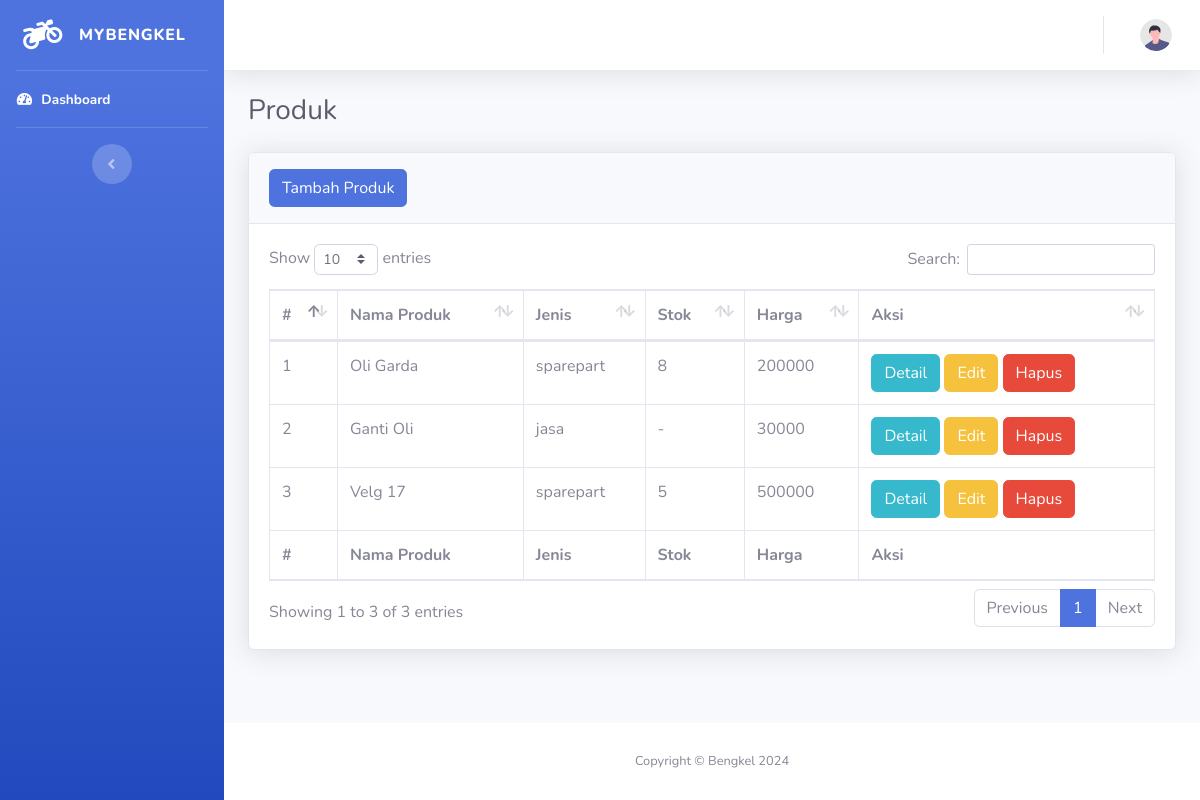
Page /index.php/produk on the earlier database version.
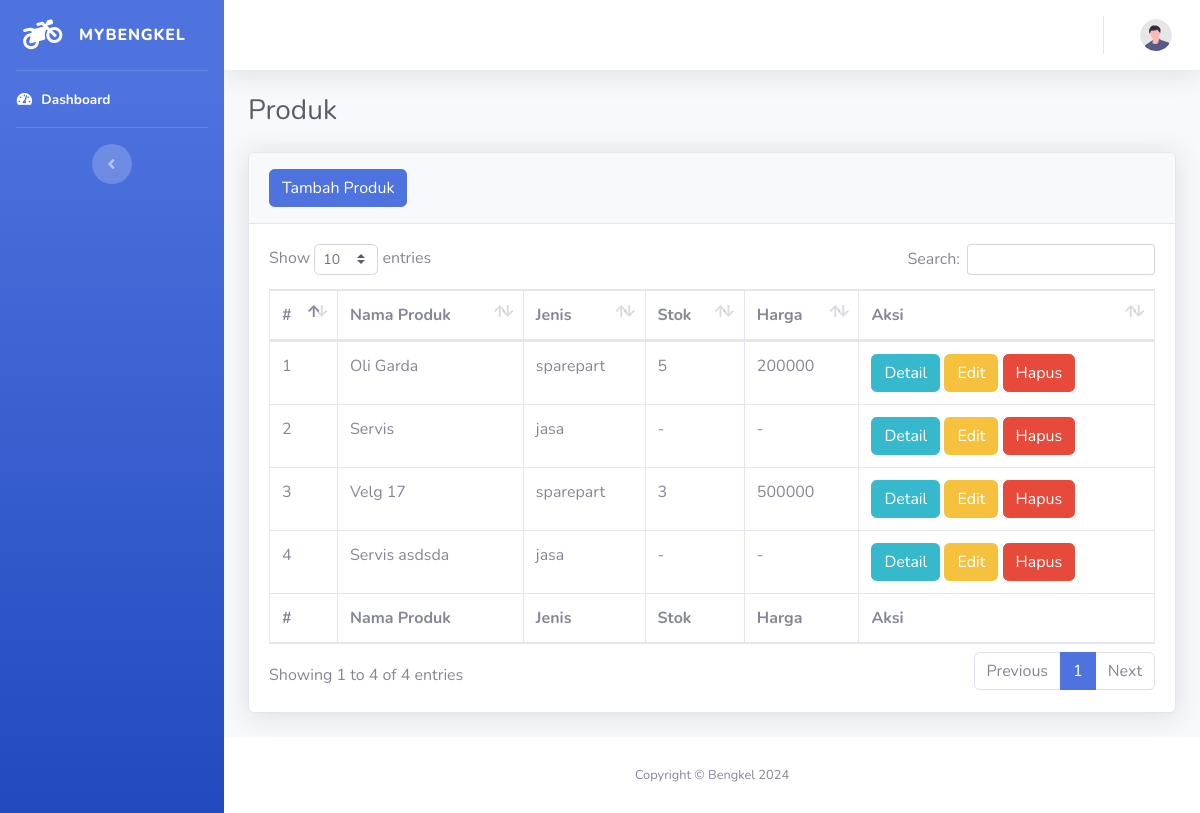
Same page on the later database version.
### tables this page shows
CREATE TABLE `produk` (
  `id` int(11) NOT NULL,
  `nama_produk` varchar(128) NOT NULL,
  `deskripsi` varchar(128) NOT NULL,
  `jenis` enum('sparepart','jasa') NOT NULL,
  `stok` int(11) DEFAULT NULL,
  `harga` int(11) DEFAULT NULL,
  `diskon` int(11) DEFAULT NULL,
  `foto` varchar(255) DEFAULT NULL,
  `created_at` datetime NOT NULL
);

### application/controllers/Produk.php (called while the page is built, shortened)
<?php
class Produk extends CI_Controller
{
    public function __construct()
    {
        $this->load->library('form_validation');
    }
    public function index()
    {
        $data['title'] = 'Produk';
        $data['user'] = $this->db->get_where('users', ['email' => $this->session->userdata('email')])->row_array();
        $data['produk'] = $this->db->get('produk')->result_array();
        $this->load->view('templates/main_header', $data);
        $this->load->view('templates/main_sidebar',);
        $this->load->view('templates/main_topbar', $data);
        $this->load->view('produk/index', $data);
        $this->load->view('templates/main_footer');
    }
}

### index.php (called while the page is built, shortened)
<?php
require_once BASEPATH.'core/CodeIgniter.php';

### application/views/produk/index.php (the view, shortened to what this page needs)
<div class="container-fluid">
    <div class="d-sm-flex align-items-center justify-content-between mb-4">
        <h1 class="h3 mb-0 text-gray-800"><?= $title; ?></h1>
    </div>
    <div class="card shadow mb-4">
        <div class="card-header py-3">
            <a href="<?= base_url('produk/create'); ?>" class="btn btn-primary">
                Tambah Produk
            </a>
        </div>
        <div class="card-body">
            <div class="table-responsive">
                <table class="table table-bordered" id="dataTable" width="100%" cellspacing="0">
                    <thead>
                        <tr>
                            <th>#</th>
                            <th>Nama Produk</th>
                            <th>Jenis</th>
                            <th>Stok</th>
                            <th>Harga</th>
                            <th>Aksi</th>
                        </tr>
                    </thead>
                    <tbody>
                        <?php $i = 1; ?>
                        <?php foreach ($produk as $p) : ?>
                            <tr>
                                <td><?= $i++; ?></td>
                                <td><?= $p['nama_produk']; ?></td>
                                <td><?= $p['jenis']; ?></td>
                                <td><?= $p['stok'] ?? '-'; ?></td>
                                <td><?= $p['harga'] ?? '-'; ?></td>
                                <td>
                                    <button type="button" class="btn btn-info" data-toggle="modal" data-target="#exampleModal<?= $p['id']; ?>">
                                        Detail
                                    </button>
                                    <a href="<?= base_url('produk/edit/' . $p['id']); ?>" class="btn btn-warning">
                                        Edit
                                    </a>
                                    <a href="<?= base_url('produk/delete/' . $p['id']); ?>" class="btn btn-danger">
                                        Hapus
                                    </a>
                                </td>
                            </tr>
                        <?php endforeach; ?>
                    </tbody>
                    <tfoot>
                        <tr>
                            <th>#</th>
                            <th>Nama Produk</th>
                            <th>Jenis</th>
                            <th>Stok</th>
                            <th>Harga</th>
                            <th>Aksi</th>
                        </tr>
                    </tfoot>
                </table>
            </div>
        </div>
    </div>
</div>
</div>

Differences in the rows shown:
changed produk "Oli Garda": stok "8" → "5"
changed produk: nama_produk "Ganti Oli" → "Servis"; harga "30000" → "-"
changed produk "Velg 17": stok "5" → "3"
added produk: nama_produk "Servis asdsda", jenis "jasa", stok "-", harga "-"
Other differences:
text written by a page script: "Show entries Search: Showing 1 to 3 of 3 entries Previous 1 Next" → "Show entries Search: Showing 1 to 4 of 4 entries Previous 1 Next"
